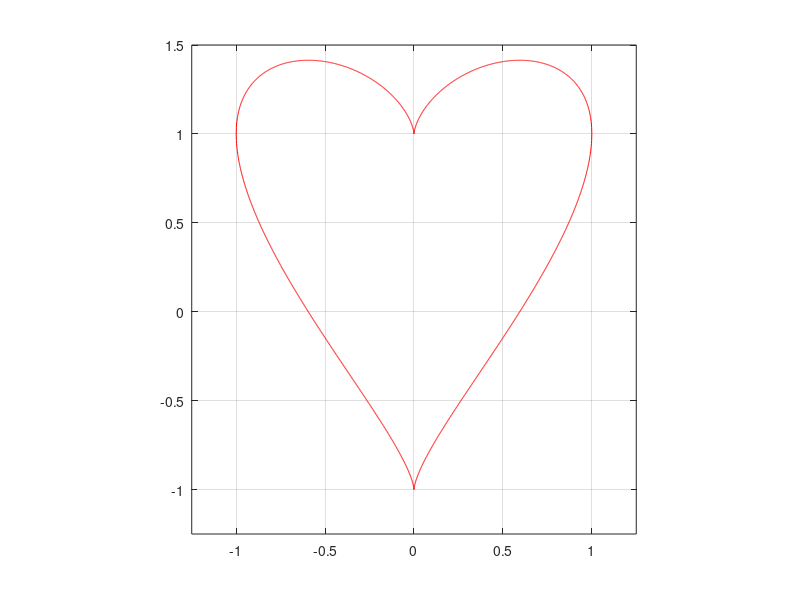

Write the MATLAB code that produced this figure.
clear all,close all;
x=[-1000:1000]/1000;
y1=nthroot(x.^2,3)-sqrt(x.^2-(x.^2+(nthroot(x.^2,3)).^2-1));
y1=real(y1);
plot(x,y1,"r")
hold on
y2=nthroot(x.^2,3)+sqrt(x.^2-(x.^2+(nthroot(x.^2,3)).^2-1));
y2=real(y2);
plot(x,y2,"r")
hold on,grid on,axis equal,xlim([-1.25 1.25]),ylim([-1.25 1.5])